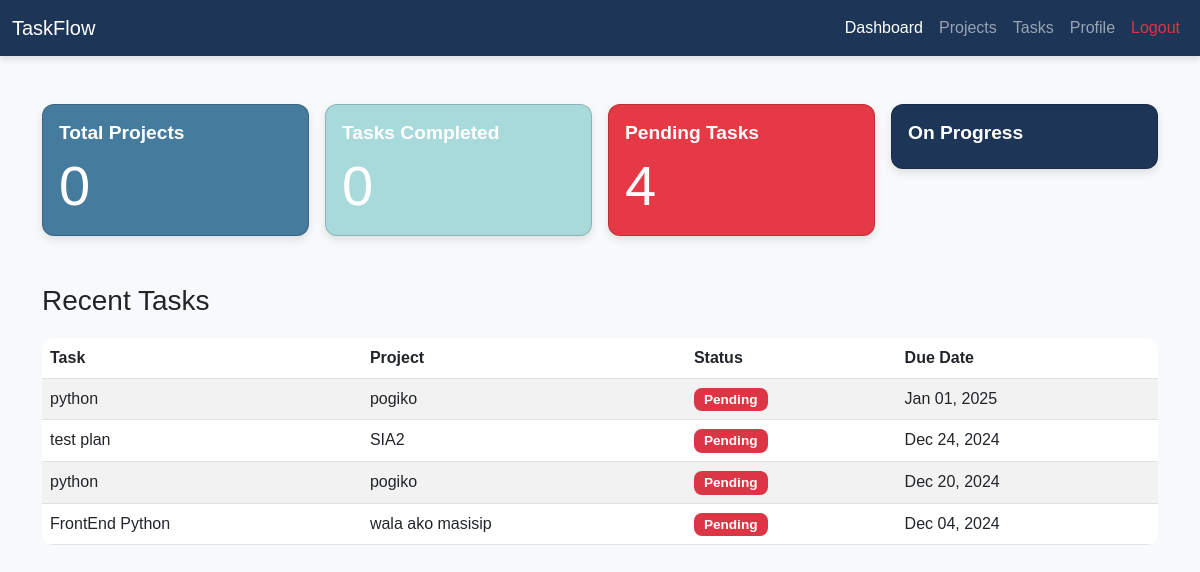
Screenshot of /dashboard/ (signed in) with the database file from the repository.
### MyApp/models.py (models this page shows, shortened)
class Task(models.Model):
    STATUS_CHOICES = [
        ('pending', 'Pending'),
        ('in_progress', 'In Progress'),
        ('completed', 'Completed'),
    ]
    name = models.CharField(max_length=200)
    description = models.TextField(blank=True, null=True)
    assigned_to = models.ForeignKey(User, on_delete=models.CASCADE, related_name='tasks')
    project = models.ForeignKey(Project, on_delete=models.CASCADE, related_name='tasks')
    status = models.CharField(
        max_length=20,
        choices=STATUS_CHOICES,
        default='pending'
    )
    due_date = models.DateField(null=True, blank=True)
    created_at = models.DateTimeField(auto_now_add=True)
    updated_at = models.DateTimeField(auto_now=True)

class Project(models.Model):
    name = models.CharField(max_length=100)
    description = models.TextField(blank=True, null=True)
    due_date = models.DateField(null=True, blank=True)  # Added due date
    created_by = models.ForeignKey(User, on_delete=models.CASCADE, related_name='projects', null=True, blank=True)
    created_at = models.DateTimeField(auto_now_add=True)

### MyApp/views.py (the view)
# urls.py: path("dashboard/", views.dashboard_view, name="dashboard"),  # Corrected reference
def dashboard_view(request):
    total_projects = Project.objects.filter(created_by=request.user).count()
    tasks_completed = Task.objects.filter(assigned_to=request.user, status='completed').count()
    tasks_pending = Task.objects.filter(assigned_to=request.user, status='pending').count()
    team_members = User.objects.filter(projects__created_by=request.user).distinct().count()
    recent_tasks = Task.objects.filter(assigned_to=request.user).order_by('-due_date')[:5]
    context = {
        'total_projects': total_projects,
        'tasks_completed': tasks_completed,
        'tasks_pending': tasks_pending,
        'team_members': team_members,
        'recent_tasks': recent_tasks,
    }
    return render(request, 'dashboard.html', context)

### MyApp/templates/dashboard.html (shortened to what this page needs)
{% load static %}
<!DOCTYPE html>
<html lang="en">
<head>
    <link rel="stylesheet" href="https://cdn.jsdelivr.net/npm/bootstrap@5.3.0/dist/css/bootstrap.min.css">
    <link rel="stylesheet" href="{% static 'css/dashboard.css' %}">
</head>
<body class="bg-light">
    <nav class="navbar navbar-expand-lg navbar-dark" style="background-color: #1D3557;">
        <div class="container-fluid">
            <a class="navbar-brand" href="#">TaskFlow</a>
            <div class="collapse navbar-collapse" id="navbarNav">
                <ul class="navbar-nav ms-auto">
                    <li class="nav-item"><a class="nav-link active" href="#">Dashboard</a></li>
                    <li class="nav-item"><a class="nav-link" href="{% url 'project_list' %}">Projects</a></li>
                    <li class="nav-item"><a class="nav-link" href="tasks">Tasks</a></li>
                    <li class="nav-item"><a class="nav-link" href="profile">Profile</a></li>
                    <li class="nav-item"><a class="nav-link text-danger" href="/logout">Logout</a></li>
                </ul>
            </div>
        </div>
    </nav>
    <div class="container mt-5">
        <div class="row g-3">
            <div class="col-md-3">
                <div class="card text-white" style="background-color: #457B9D;">
                    <div class="card-body">
                        <h5 class="card-title">Total Projects</h5>
                        <p class="card-text display-4">{{ total_projects }}</p>
                    </div>
                </div>
            </div>
            <div class="col-md-3">
                <div class="card text-white" style="background-color: #A8DADC;">
                    <div class="card-body">
                        <h5 class="card-title">Tasks Completed</h5>
                        <p class="card-text display-4">{{ tasks_completed }}</p>
                    </div>
                </div>
            </div>
            <div class="col-md-3">
                <div class="card text-white" style="background-color: #E63946;">
                    <div class="card-body">
                        <h5 class="card-title">Pending Tasks</h5>
                        <p class="card-text display-4">{{ tasks_pending }}</p>
                    </div>
                </div>
    {% if user.role == 'team_member' %}
            </div>
            <div class="col-md-3">
                <div class="card text-white" style="background-color: #1D3557;">
                    <div class="card-body">
                        <h5 class="card-title">On Progress</h5>
                    </div>
                </div>
            </div>
        </div>
                {% endif %}
        <div class="mt-5">
            <h3>Recent Tasks</h3>
            <table class="table table-striped">
                <thead>
                    <tr>
                        <th>Task</th>
                        <th>Project</th>
                        <th>Status</th>
                        <th>Due Date</th>
                    </tr>
                </thead>
                <tbody>
                    {% for task in recent_tasks %}
                        <tr>
                            <td>{{ task.name }}</td>
                            <td>{{ task.project.name }}</td>
                            <td>
                                {% if task.status == 'in_progress' %}
                                    <span class="badge bg-warning text-dark">In Progress</span>
                                {% elif task.status == 'completed' %}
                                    <span class="badge bg-success">Completed</span>
                                {% else %}
                                    <span class="badge bg-danger">Pending</span>
                                {% endif %}
                            </td>
                            <td>{{ task.due_date|date:"M d, Y" }}</td>
                        </tr>
                    {% empty %}
                        <tr>
                            <td colspan="4" class="text-center text-muted">No tasks available</td>
                        </tr>
                    {% endfor %}
                </tbody>
            </table>
        </div>
    </div>
</body>
</html>

### MyApp/static/css/dashboard.css (style rules this page uses)
body { font-family: 'Arial', sans-serif; background-color: #F1FAEE; }
.navbar { box-shadow: 0 4px 6px rgba(0, 0, 0, 0.1); }
.card { border-radius: 12px; box-shadow: 0 4px 8px rgba(0, 0, 0, 0.1); }
.card-title { font-size: 1.2rem; font-weight: bold; }
.table { margin-top: 20px; border-radius: 12px; overflow: hidden; }
.badge { font-size: 0.85rem; padding: 5px 10px; border-radius: 8px; }

### rows the page displays
Task: name "python", project.name "pogiko", status "Pending", due_date "Jan 01, 2025"
Task: name "test plan", project.name "SIA2", status "Pending", due_date "Dec 24, 2024"
Task: name "python", project.name "pogiko", status "Pending", due_date "Dec 20, 2024"
Task: name "FrontEnd Python", project.name "wala ako masisip", status "Pending", due_date "Dec 04, 2024"

### other values shown
{{ total_projects }} "0"
{{ tasks_completed }} "0"
{{ tasks_pending }} "4"
